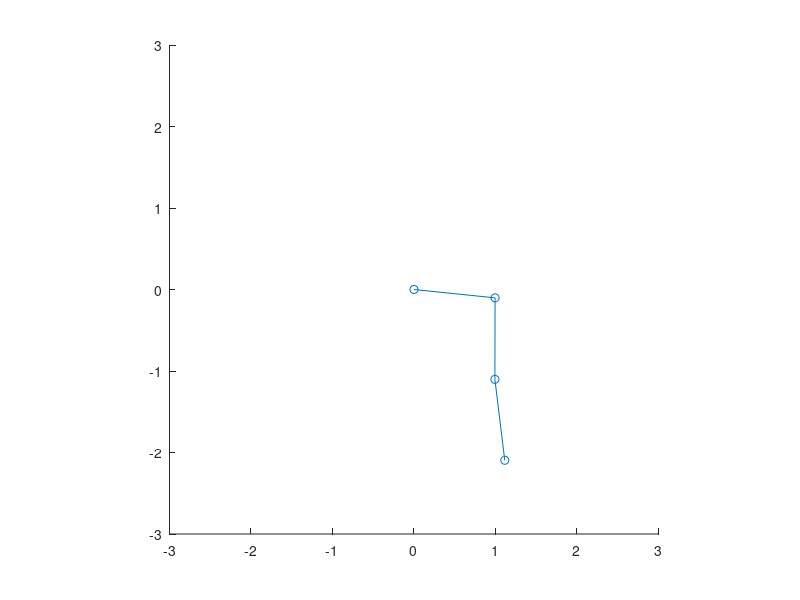

This figure's MATLAB source:
function rrr_manipulator

    tSpan = linspace(0, 5, 100); % seconds
    initialConditions = [pi/4; 0; pi/10; 0; 0; 0];

    p.m1 = 1; % kg
    p.m2 = 1; % kg
    p.m3 = 1; % kg
    p.L1 = 1; % kg
    p.L2 = 1; % kg
    p.L3 = 1; % kg
    p.g = 9.81; % m/s

    [times states] = ode45(@(t, x) equationsOfMotion(t, x, p), ...
        tSpan, initialConditions);

    Q1s = states(:, 1);
    Q2s = states(:, 2);
    Q3s = states(:, 3);

    X1s = p.L1 * cos(Q1s);
    Y1s = p.L1 * sin(Q1s);

    X2s = X1s + p.L2 * cos(Q2s);
    Y2s = Y1s + p.L2 * sin(Q2s);

    X3s = X2s + p.L3 * cos(Q3s);
    Y3s = Y2s + p.L3 * sin(Q3s);

    hf = figure;
    hold on;
    axis equal;
    for iTime = 1:length(times)
        cla;
        axis([-3 3 -3 3]);
        plot([0, X1s(iTime), X2s(iTime), X3s(iTime)], ...
             [0, Y1s(iTime), Y2s(iTime), Y3s(iTime)], '-o');
        pause(0.05);
    end

end

function tau = control(t, x, p)



    % TODO
    % first: gravity compensation.
    %tau = Jacobian' * F;

end

function xDot = equationsOfMotion(t, x, p)

    q1 = x(1);
    q2 = x(2);
    q3 = x(3);
    u1 = x(4);
    u2 = x(5);
    u3 = x(6);

    q1d = u1;
    q2d = u2;
    q3d = u3;

    m1 = p.m1;
    m2 = p.m2;
    m3 = p.m3;
    L1 = p.L1;
    L2 = p.L2;
    L3 = p.L3;

    m23 = m2 + m3;
    m123 = m1 + m23;

    MM11 = m123 * L1^2;
    MM22 = m23 * L2^2;
    MM33 = m3 * L3^2;

    MM12 = m23 * L1 * L2 * cos(q2 - q1);
    MM13 = m3 * L1 * L3 * cos(q3 - q1);
    MM23 = m3 * L2 * L3 * cos(q3 - q2);

    % Dynamics.
    MassMatrix = [MM11 MM12 MM13;
                  MM12 MM22 MM23;
                  MM13 MM23 MM33];

    QuadraticVelocity = [...
        -m23 * L1*L2 * sin(q2 - q1) * q2d^2 - m3 * L1*L3 * sin(q3 - q1) * q3d^2;
         m23 * L1*L2 * sin(q2 - q1) * q1d^2 - m3 * L2*L3 * sin(q3 - q2) * q3d^2;
         m3 * L1*L3 * sin(q3 - q1) * q1d^2 + m3 * L2*L3 * sin(q3 - q2) * q2d^2];

    Gravity = p.g * [m123 * L1 * cos(q1);
                     m23 * L2 * cos(q2);
                     m3 * L3 * cos(q3)];

    % Control.
    Jacobian = [-p.L1 * sin(q1), -p.L2 * sin(q2), -p.L3 * sin(q3);
                 p.L1 * cos(q1),  p.L2 * cos(q2),  p.L3 * cos(q3)];

    %{
    %q12 = q1 + q2;
    %q123 = q1 + q2 + q3;
    Jacobian = [-p.L1*sin(q1) - p.L2*sin(q12) - p.L3*sin(q123), - p.L2*sin(q12) - p.L3*sin(q123), -p.L3*sin(q123);
               [p.L1*cos(q1) + p.L2*cos(q12) + p.L3*cos(q123), p.L2*cos(q12) + p.L3*cos(q123), p.L3*cos(q123)];
    %}

    invMassMatrix = inv(MassMatrix);
    TaskSpaceMassMatrix = inv(Jacobian * invMassMatrix * Jacobian');

    DynConsistentJacInverse = invMassMatrix * Jacobian' * TaskSpaceMassMatrix;

    TaskSpaceGravity = DynConsistentJacInverse' * Gravity;

    EndEffectorForce = TaskSpaceGravity;

    % TODO Nullspace action.

    Actuators = Jacobian' * EndEffectorForce;


    % Solve.
    qDoubleDot = MassMatrix \ (-QuadraticVelocity - Gravity + Actuators);

    u1d = qDoubleDot(1);
    u2d = qDoubleDot(2);
    u3d = qDoubleDot(3);

    xDot = [q1d; q2d; q3d; u1d; u2d; u3d];

end



